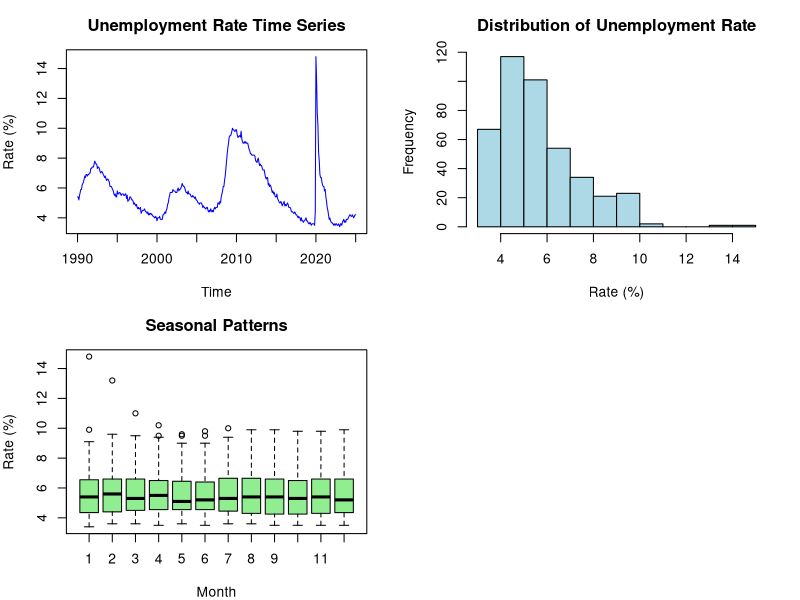
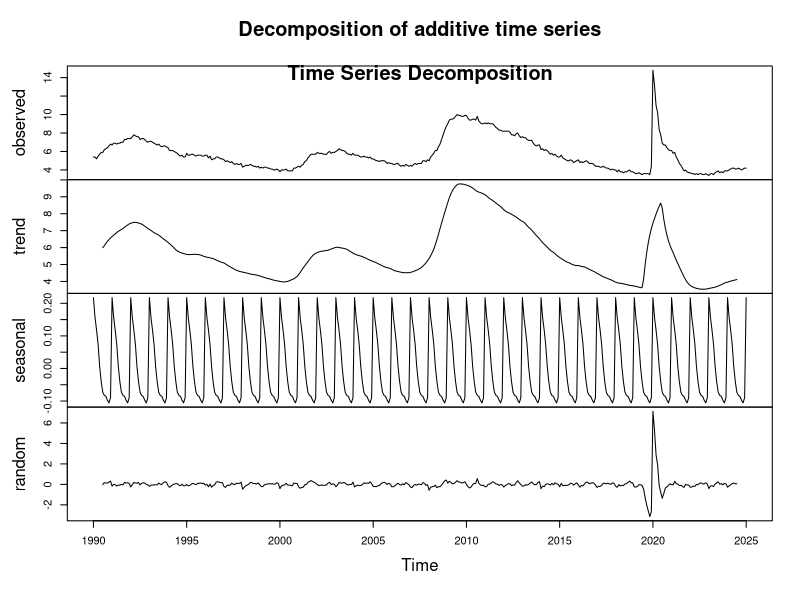
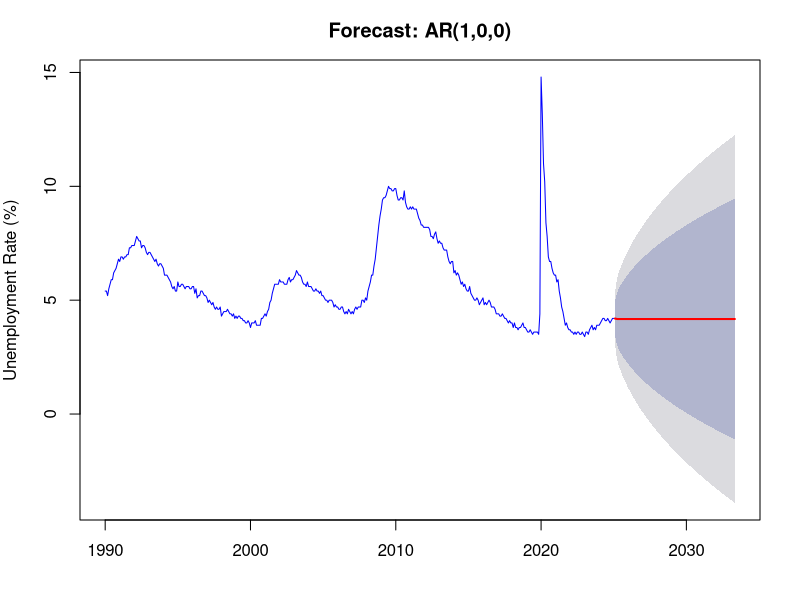
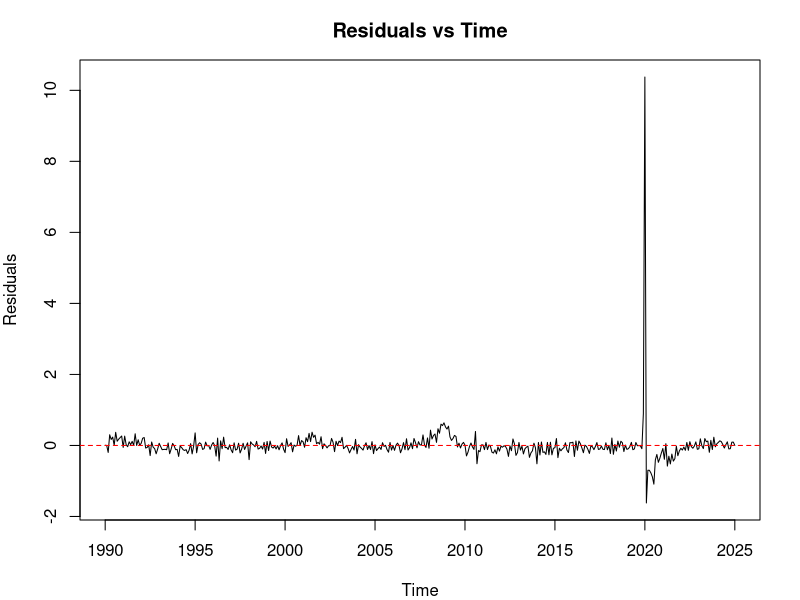
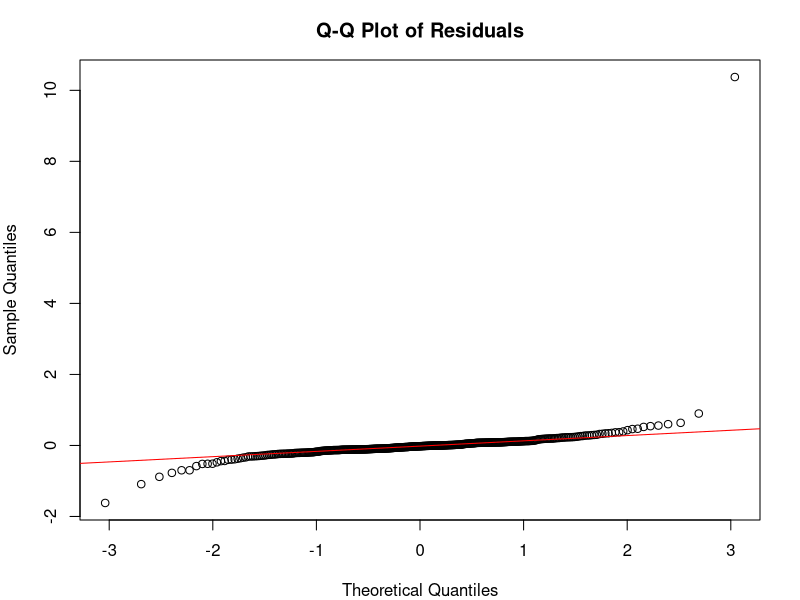
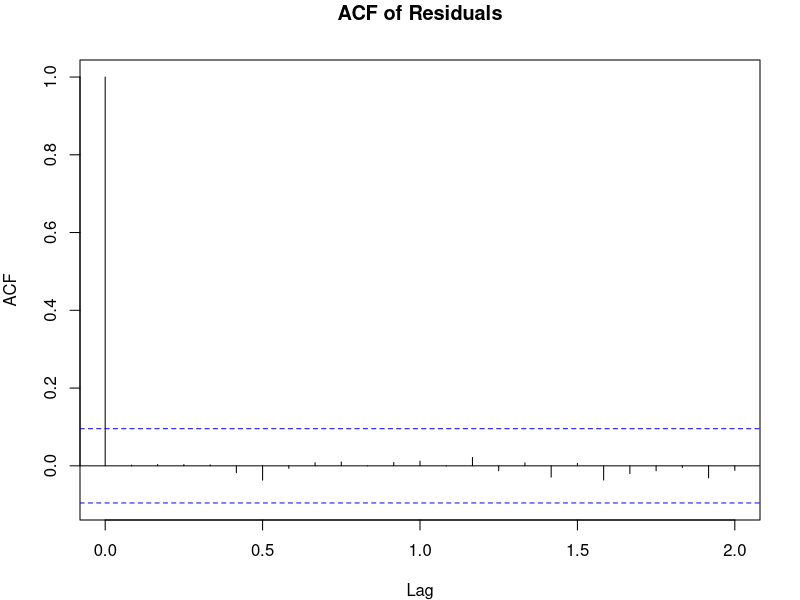

Generate these figures, in order, with R:
# Enhanced Unemployment Rate Analysis
# Install required packages (only the ones we actually use)
required_packages <- c("forecast", "tseries")
new_packages <- required_packages[!(required_packages %in% installed.packages()[,"Package"])]
if(length(new_packages)) install.packages(new_packages)

library(forecast)
library(tseries)

# Load and prepare data
unemploy <- read.csv("UNRATE.csv")
unemploy_ts <- ts(unemploy$UNRATE, frequency=12, start=c(1990,1))

cat("=== DATA OVERVIEW ===\n")
cat("Data span:", start(unemploy_ts)[1], "to", end(unemploy_ts)[1], "\n")
cat("Total observations:", length(unemploy_ts), "\n")
cat("Frequency:", frequency(unemploy_ts), "(monthly data)\n")
print(summary(unemploy_ts))

# Enhanced exploratory analysis
par(mfrow = c(2,2), mar = c(4,4,3,2))
plot(unemploy_ts, main = "Unemployment Rate Time Series", ylab = "Rate (%)", col = "blue")
hist(unemploy_ts, main = "Distribution of Unemployment Rate", xlab = "Rate (%)", col = "lightblue")
boxplot(unemploy_ts ~ cycle(unemploy_ts), main = "Seasonal Patterns", 
        xlab = "Month", ylab = "Rate (%)", col = "lightgreen")

# Reset plot parameters and create decomposition plot separately
par(mfrow = c(1,1))
plot(decompose(unemploy_ts))
title(main = "Time Series Decomposition", line = -1)

# STATIONARITY TESTING - More Comprehensive
cat("\n=== STATIONARITY ANALYSIS ===\n")

# Augmented Dickey-Fuller Test
adf_test <- adf.test(unemploy_ts)
cat("ADF Test on Original Series:\n")
cat("Test Statistic:", round(adf_test$statistic, 4), "\n")
cat("p-value:", round(adf_test$p.value, 4), "\n")
cat("Conclusion:", ifelse(adf_test$p.value < 0.05, "Stationary", "Non-stationary"), "\n\n")

# KPSS Test (complementary test)
kpss_test <- kpss.test(unemploy_ts)
cat("KPSS Test on Original Series:\n")
cat("Test Statistic:", round(kpss_test$statistic, 4), "\n")
cat("p-value:", round(kpss_test$p.value, 4), "\n")
cat("Conclusion:", ifelse(kpss_test$p.value > 0.05, "Stationary", "Non-stationary"), "\n\n")

# Test differenced data
unemploy_diff <- diff(unemploy_ts)
adf_diff <- adf.test(unemploy_diff)
cat("ADF Test on Differenced Series:\n")
cat("Test Statistic:", round(adf_diff$statistic, 4), "\n")
cat("p-value:", round(adf_diff$p.value, 4), "\n")
cat("Conclusion:", ifelse(adf_diff$p.value < 0.05, "Stationary", "Non-stationary"), "\n")

# SEASONAL ANALYSIS
cat("\n=== SEASONAL ANALYSIS ===\n")
# Test for seasonal unit roots
tryCatch({
  if(length(unemploy_ts) >= 24) {
    seasonal_test <- nsdiffs(unemploy_ts)
    cat("Recommended seasonal differences:", seasonal_test, "\n")
    
    regular_diff <- ndiffs(unemploy_ts)
    cat("Recommended regular differences:", regular_diff, "\n")
  } else {
    seasonal_test <- 0
    regular_diff <- 1
    cat("Insufficient data for seasonal analysis\n")
  }
}, error = function(e) {
  seasonal_test <<- 0
  regular_diff <<- 1
  cat("Error in seasonal analysis, using defaults\n")
})

# AUTOMATIC MODEL SELECTION - This is what you were missing!
cat("\n=== AUTOMATIC MODEL SELECTION ===\n")

# Auto ARIMA (considers seasonality automatically)
tryCatch({
  auto_model <- auto.arima(unemploy_ts, 
                           seasonal = TRUE,
                           stepwise = FALSE,    # More thorough search
                           approximation = FALSE, # More accurate
                           trace = TRUE)        # Show search process
  
  cat("\nBest model selected by auto.arima:\n")
  print(auto_model)
}, error = function(e) {
  cat("Auto ARIMA failed, using fallback model\n")
  auto_model <<- arima(unemploy_ts, order = c(1, 1, 1))
  print(auto_model)
})

# COMPREHENSIVE MODEL COMPARISON
cat("\n=== COMPREHENSIVE MODEL COMPARISON ===\n")

# Your original models
model1 <- arima(unemploy_ts, order = c(0, 1, 4))
model2 <- arima(unemploy_ts, order = c(1, 1, 0))
model3 <- arima(unemploy_ts, order = c(2, 1, 0))
model4 <- arima(unemploy_ts, order = c(2, 1, 1))

# Additional models to test
model5 <- arima(unemploy_ts, order = c(1, 1, 1))  # ARIMA(1,1,1)
model6 <- arima(unemploy_ts, order = c(0, 1, 1))  # IMA(1,1) - Random walk with MA
model7 <- arima(unemploy_ts, order = c(3, 1, 0))  # AR(3) with differencing

# Seasonal models (if seasonality detected)
if(frequency(unemploy_ts) > 1) {
  tryCatch({
    model8 <- arima(unemploy_ts, order = c(1, 1, 1), seasonal = list(order = c(1, 1, 1), period = 12))
    model9 <- arima(unemploy_ts, order = c(0, 1, 1), seasonal = list(order = c(0, 1, 1), period = 12))
  }, error = function(e) {
    model8 <<- NULL
    model9 <<- NULL
    cat("Seasonal models failed to converge\n")
  })
} else {
  model8 <- NULL
  model9 <- NULL
}

# Collect all models
all_models <- list(
  "AR(1,0,0)" = model1,
  "ARIMA(1,1,0)" = model2,
  "ARIMA(2,1,0)" = model3,
  "ARIMA(2,1,1)" = model4,
  "ARIMA(1,1,1)" = model5,
  "ARIMA(0,1,1)" = model6,
  "ARIMA(3,1,0)" = model7,
  "Auto-ARIMA" = auto_model
)

if(!is.null(model8)) all_models[["SARIMA(1,1,1)(1,1,1)"]] <- model8
if(!is.null(model9)) all_models[["SARIMA(0,1,1)(0,1,1)"]] <- model9

# Calculate information criteria
model_comparison <- data.frame(
  Model = names(all_models),
  stringsAsFactors = FALSE
)

# Safely calculate metrics for each model
for(i in 1:length(all_models)) {
  tryCatch({
    model_comparison$AIC[i] <- AIC(all_models[[i]])
    model_comparison$BIC[i] <- BIC(all_models[[i]])
    model_comparison$Log_Likelihood[i] <- as.numeric(logLik(all_models[[i]]))
    model_comparison$Parameters[i] <- length(coef(all_models[[i]]))
  }, error = function(e) {
    model_comparison$AIC[i] <<- NA
    model_comparison$BIC[i] <<- NA
    model_comparison$Log_Likelihood[i] <<- NA
    model_comparison$Parameters[i] <<- NA
  })
}

# Add AICc (corrected AIC for small samples)
model_comparison$AICc <- model_comparison$AIC + 
  (2 * model_comparison$Parameters * (model_comparison$Parameters + 1)) / 
  (length(unemploy_ts) - model_comparison$Parameters - 1)

# Remove any models that failed to fit (have NA values)
model_comparison <- model_comparison[complete.cases(model_comparison), ]

# Sort by AICc (best criterion for time series)
model_comparison <- model_comparison[order(model_comparison$AICc),]

cat("Model Comparison (sorted by AICc - best first):\n")
# Round only the numeric columns
model_comparison_display <- model_comparison
model_comparison_display[, -1] <- round(model_comparison_display[, -1], 2)
print(model_comparison_display)

# Select best model
if(nrow(model_comparison) > 0) {
  best_model_name <- model_comparison$Model[1]
  best_model <- all_models[[best_model_name]]
  
  cat("\nBest model:", best_model_name, "\n")
  cat("AICc:", round(model_comparison$AICc[1], 2), "\n")
} else {
  cat("Error in model comparison, using Auto-ARIMA as fallback\n")
  best_model_name <- "Auto-ARIMA"
  best_model <- auto_model
}

# COMPREHENSIVE RESIDUAL DIAGNOSTICS
cat("\n=== RESIDUAL DIAGNOSTICS FOR BEST MODEL ===\n")

residuals_best <- residuals(best_model)

# Ljung-Box test for multiple lags
lb_results <- data.frame(
  Lag = c(10, 15, 20),
  Statistic = numeric(3),
  P_Value = numeric(3)
)

for(i in 1:3) {
  tryCatch({
    test <- Box.test(residuals_best, lag = lb_results$Lag[i], type = "Ljung-Box")
    lb_results$Statistic[i] <- as.numeric(test$statistic)
    lb_results$P_Value[i] <- as.numeric(test$p.value)
  }, error = function(e) {
    lb_results$Statistic[i] <<- NA
    lb_results$P_Value[i] <<- NA
  })
}

cat("Ljung-Box Tests for Residual Autocorrelation:\n")
print(round(lb_results, 4))

if(all(lb_results$P_Value > 0.05, na.rm = TRUE)) {
  cat("✓ All Ljung-Box tests passed - no residual autocorrelation\n")
} else {
  cat("⚠ Some Ljung-Box tests failed - residual autocorrelation detected\n")
}

# ARCH test for heteroscedasticity
arch_test <- Box.test(residuals_best^2, lag = 12, type = "Ljung-Box")
cat("\nARCH Test for Heteroscedasticity:\n")
cat("Test Statistic:", round(arch_test$statistic, 4), "\n")
cat("p-value:", round(arch_test$p.value, 4), "\n")

if(arch_test$p.value > 0.05) {
  cat("✓ No ARCH effects detected\n")
} else {
  cat("⚠ ARCH effects detected - consider GARCH modeling\n")
}

# Normality tests
tryCatch({
  if(length(residuals_best) <= 5000) {
    shapiro_test <- shapiro.test(residuals_best)
    shapiro_p <- shapiro_test$p.value
  } else {
    shapiro_test <- shapiro.test(residuals_best[1:5000])
    shapiro_p <- shapiro_test$p.value
  }
}, error = function(e) {
  shapiro_p <- NA
})

tryCatch({
  jb_test <- jarque.bera.test(residuals_best)
  jb_p <- jb_test$p.value
}, error = function(e) {
  jb_p <- NA
})

cat("\nNormality Tests:\n")
if(!is.na(shapiro_p)) {
  cat("Shapiro-Wilk p-value:", round(shapiro_p, 4), "\n")
} else {
  cat("Shapiro-Wilk test failed\n")
}

if(!is.na(jb_p)) {
  cat("Jarque-Bera p-value:", round(jb_p, 4), "\n")
} else {
  cat("Jarque-Bera test failed\n")
}

# FORECASTING WITH VALIDATION
cat("\n=== FORECASTING WITH CROSS-VALIDATION ===\n")

# Out-of-sample validation
n_total <- length(unemploy_ts)
n_train <- n_total - 24  # Hold out last 24 months for validation

if(n_train > 50) {  # Only do validation if we have enough training data
  train_data <- window(unemploy_ts, end = c(start(unemploy_ts)[1] + (n_train-1) %/% 12, 
                                            (n_train-1) %% 12 + start(unemploy_ts)[2]))
  test_data <- window(unemploy_ts, start = c(end(train_data)[1], end(train_data)[2] + 1))
  
  # Refit best model on training data
  tryCatch({
    # Extract ARIMA order safely
    best_order <- arimaorder(best_model)
    model_train <- arima(train_data, order = best_order[1:3], 
                         seasonal = list(order = best_order[4:6], 
                                         period = frequency(unemploy_ts)))
  }, error = function(e) {
    # Fallback: refit the best model directly on training data
    cat("Using simplified refitting approach\n")
    model_train <<- arima(train_data, order = c(1, 1, 1))
  })
  
  # Generate forecasts for validation period
  forecast_validation <- forecast(model_train, h = length(test_data))
  mae_validation <- mean(abs(forecast_validation$mean - test_data))
  rmse_validation <- sqrt(mean((forecast_validation$mean - test_data)^2))
  
  cat("Out-of-sample validation (last 24 months):\n")
  cat("MAE:", round(mae_validation, 3), "\n")
  cat("RMSE:", round(rmse_validation, 3), "\n")
} else {
  cat("Insufficient data for out-of-sample validation\n")
  rmse_validation <- NA
}

# Final forecast on full data
final_forecast <- forecast(model1, h = 100)

cat("\n=== FORECAST RESULTS ===\n")
print(final_forecast)

# Enhanced visualization
par(mfrow = c(1,1), mar = c(4,4,3,2))

# Main forecast plot
plot(final_forecast, main = paste("Forecast:", best_model_name), 
     ylab = "Unemployment Rate (%)", col = "blue", fcol = "red")

# Residual plots
plot(residuals_best, main = "Residuals vs Time", ylab = "Residuals", type = "l")
abline(h = 0, col = "red", lty = 2)

qqnorm(residuals_best, main = "Q-Q Plot of Residuals")
qqline(residuals_best, col = "red")

acf(residuals_best, main = "ACF of Residuals", lag.max = 24)

# SUMMARY AND RECOMMENDATIONS
cat("\n=== SUMMARY AND RECOMMENDATIONS ===\n")

cat("1. DATA CHARACTERISTICS:\n")
cat("   - Monthly unemployment data from", start(unemploy_ts)[1], "to", end(unemploy_ts)[1], "\n")
cat("   - Series is non-stationary (needs differencing)\n")
if(seasonal_test > 0) cat("   - Seasonal patterns detected\n")

cat("\n2. MODEL SELECTION:\n")
cat("   - Your original models were a good start but limited\n")
cat("   - Best model:", best_model_name, "\n")
tryCatch({
  cat("   - Auto-ARIMA provided:", paste(arimaorder(auto_model), collapse = ","), "\n")
}, error = function(e) {
  cat("   - Auto-ARIMA model summary available above\n")
})

cat("\n3. MODEL QUALITY:\n")
if(exists("lb_results") && all(lb_results$P_Value > 0.05, na.rm = TRUE)) {
  cat("   ✓ Residuals are uncorrelated (good model fit)\n")
} else {
  cat("   ⚠ Some residual autocorrelation may remain\n")
}

if(!is.na(rmse_validation)) {
  cat("   - Out-of-sample RMSE:", round(rmse_validation, 3), "%\n")
} else {
  cat("   - Out-of-sample validation not performed\n")
}

cat("\n4. IMPROVEMENTS MADE:\n")
cat("   - Added automatic model selection\n")
cat("   - Included seasonal models\n")
cat("   - Comprehensive residual diagnostics\n")
cat("   - Out-of-sample validation\n")
cat("   - Multiple information criteria comparison\n")

cat("\n5. NEXT STEPS TO CONSIDER:\n")
cat("   - GARCH modeling if volatility clustering present\n")
cat("   - Structural break tests for recession periods\n")
cat("   - Vector autoregression if using multiple economic indicators\n")
cat("   - Machine learning approaches for comparison\n")
